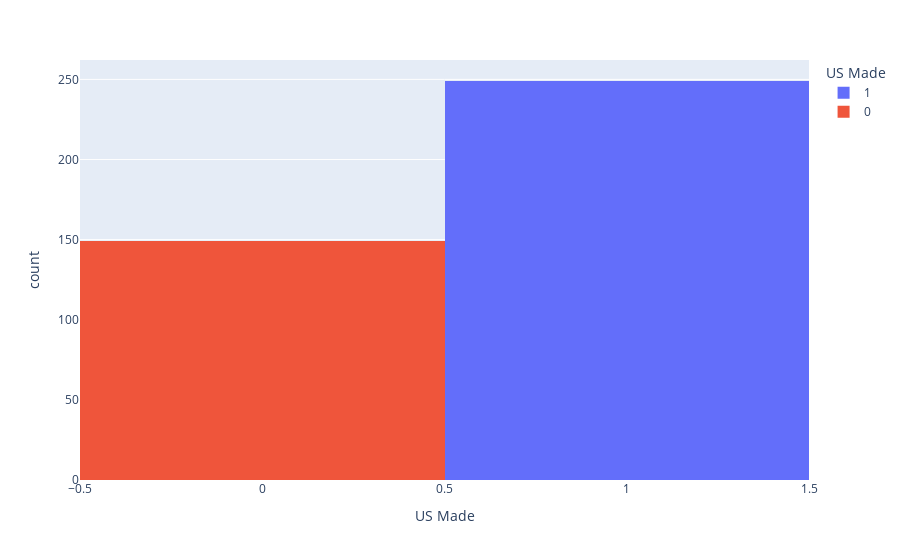

Notebook cell for this chart:
### Code cell
fig = px.histogram(df, x='US Made', color='US Made')
fig

### Figure 1 — Plotly figure (JSON) as saved in the notebook; plotly's stock layout.template omitted (floating-point values rounded to 4 significant figures; data arrays with more than 128 entries replaced by an {"elided": "..."} marker saying what was removed)
{"data": [{"alignmentgroup": "True", "bingroup": "x", "hovertemplate": "US Made=%{x}<br>count=%{y}<extra></extra>", "legendgroup": "1", "marker": {"color": "#636efa"}, "name": "1", "offsetgroup": "1", "orientation": "v", "showlegend": true, "type": "histogram", "x": {"elided": "249 int values"}, "xaxis": "x", "yaxis": "y"}, {"alignmentgroup": "True", "bingroup": "x", "hovertemplate": "US Made=%{x}<br>count=%{y}<extra></extra>", "legendgroup": "0", "marker": {"color": "#EF553B"}, "name": "0", "offsetgroup": "0", "orientation": "v", "showlegend": true, "type": "histogram", "x": {"elided": "149 int values"}, "xaxis": "x", "yaxis": "y"}], "layout": {"barmode": "relative", "legend": {"title": {"text": "US Made"}, "tracegroupgap": 0}, "margin": {"t": 60}, "xaxis": {"anchor": "y", "categoryarray": [1, 0], "categoryorder": "array", "domain": [0, 1], "title": {"text": "US Made"}}, "yaxis": {"anchor": "x", "domain": [0, 1], "title": {"text": "count"}}}}
